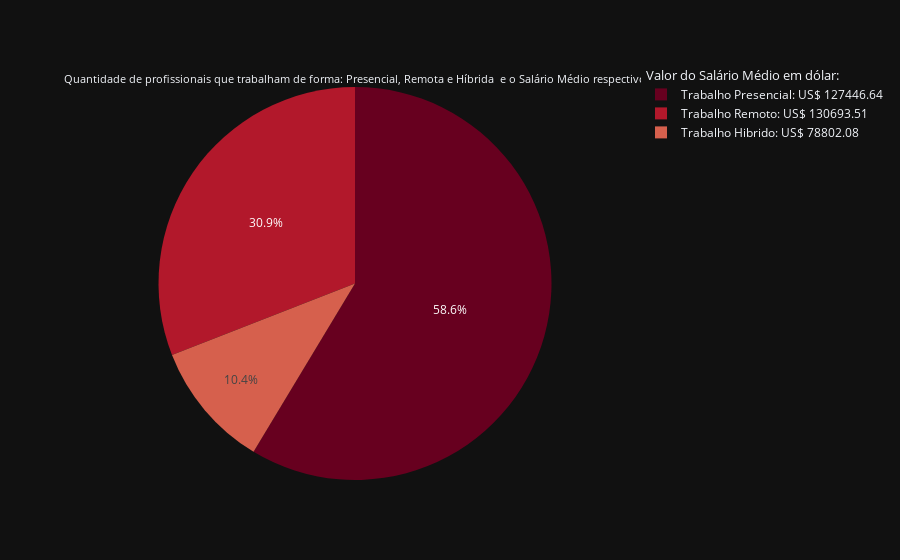

Notebook cell for this chart:
### Markdown cell above
Objetivo - Este gráfico apresenta a porcentagem dos trabalhos de maneiras Presenciais, Hibridas e Remotas, além da média salárial

### Code cell
def calc_sal_media(df, modo_trab):
    sal_tot = cont = 0
    dados = df.values.tolist()
    for coluna in dados:
        if coluna[8] == modo_trab:
            cont += 1
            sal_tot += coluna[6]
    return sal_tot/cont if cont != 0 else 0

modos_trab = df["remote_ratio"].tolist()
trab = [modos_trab.count(100), modos_trab.count(50), modos_trab.count(0)]
media_prese = calc_sal_media(df, 100)
media_hibri = calc_sal_media(df, 50)
media_remo = calc_sal_media(df, 0)
media_x = [f'Trabalho Presencial: US$ {media_prese:.2f}', f'Trabalho Hibrido: US$ {media_hibri:.2f}', f'Trabalho Remoto: US$ {media_remo:.2f}']

fig = px.pie(names= media_x, values= trab, color_discrete_sequence=px.colors.sequential.RdBu, template= 'plotly_dark')
fig.update_traces(title_text= '''Quantidade de profissionais que trabalham de forma: Presencial, Remota e Híbrida
 e o Salário Médio respectivo''', title_font_size= 20, ) 
fig.update_traces(legendgrouptitle_text='Valor do Salário Médio em dólar:', legendgrouptitle_font_size= 13)

### Figure 1 — Plotly figure (JSON) as saved in the notebook; plotly's stock layout.template omitted (floating-point values rounded to 4 significant figures)
{"data": [{"domain": {"x": [0, 1], "y": [0, 1]}, "hovertemplate": "label=%{label}<br>value=%{value}<extra></extra>", "labels": ["Trabalho Presencial: US$ 127446.64", "Trabalho Hibrido: US$ 78802.08", "Trabalho Remoto: US$ 130693.51"], "legendgroup": "", "legendgrouptitle": {"font": {"size": 13}, "text": "Valor do Salário Médio em dólar:"}, "name": "", "showlegend": true, "title": {"font": {"size": 20}, "text": "Quantidade de profissionais que trabalham de forma: Presencial, Remota e Híbrida\n e o Salário Médio respectivo"}, "type": "pie", "values": [781, 139, 412]}], "layout": {"legend": {"tracegroupgap": 0}, "margin": {"t": 60}, "piecolorway": ["rgb(103,0,31)", "rgb(178,24,43)", "rgb(214,96,77)", "rgb(244,165,130)", "rgb(253,219,199)", "rgb(247,247,247)", "rgb(209,229,240)", "rgb(146,197,222)", "rgb(67,147,195)", "rgb(33,102,172)", "rgb(5,48,97)"]}}
